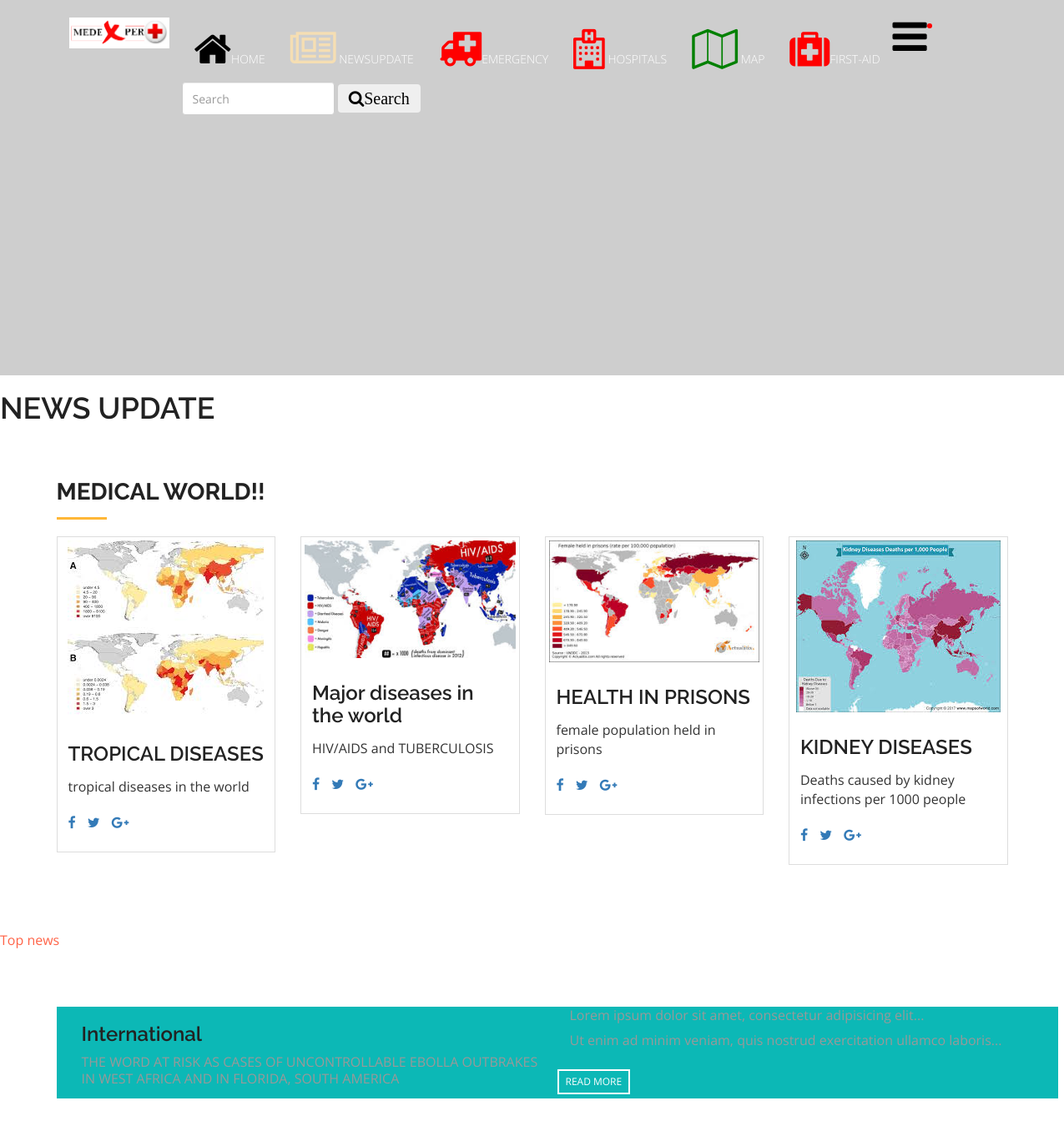
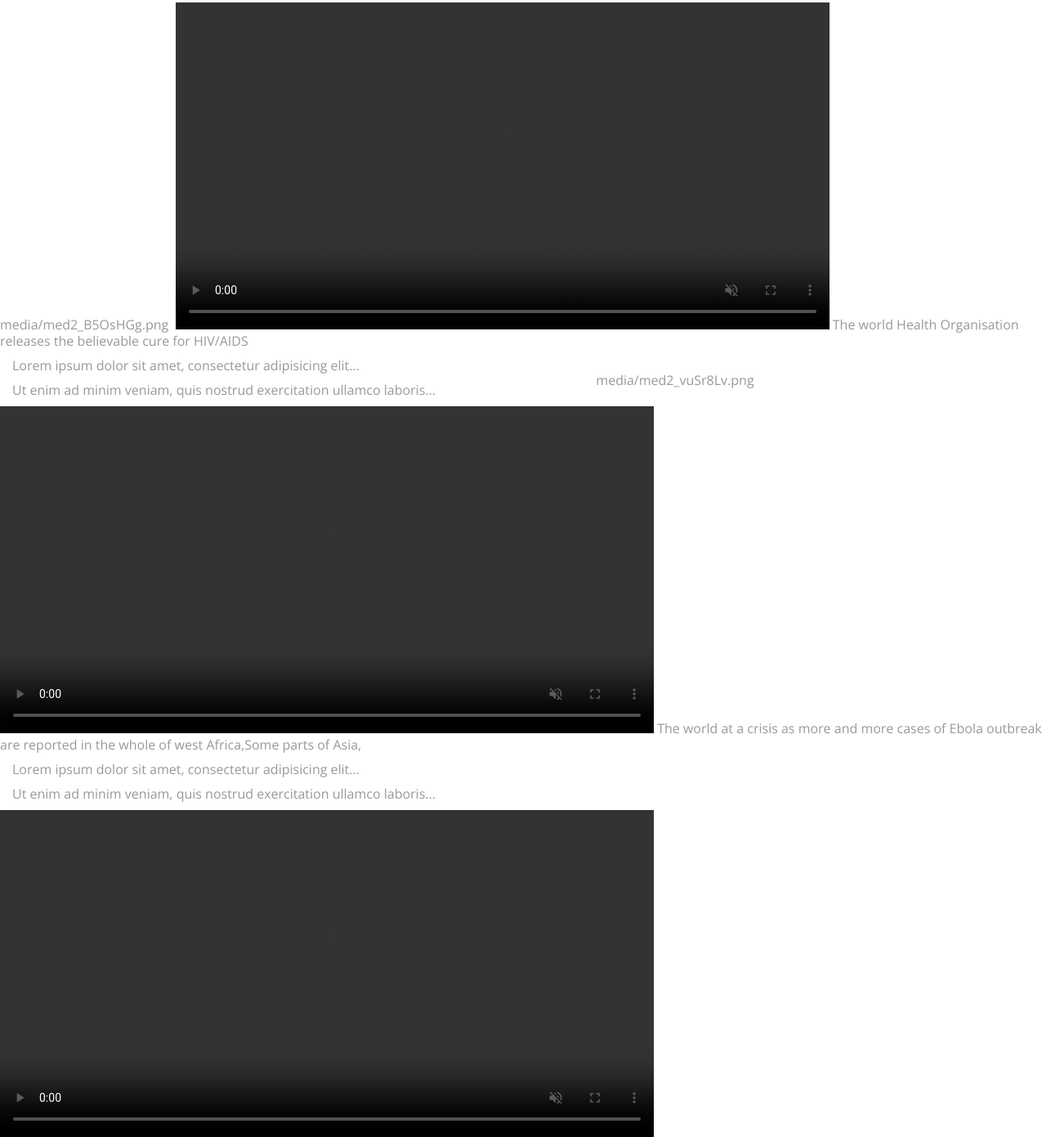
Screenshot of /medexpert/update/ with the database file from the repository (2 pictures, top to bottom).
### medexpert/models.py (models this page shows)
class Updates(models.Model):
    update_text = models.CharField(max_length=1000)
    pub_date = models.DateTimeField(auto_now_add=True)
    image = models.ImageField(upload_to='media', blank=True)
    video = models.FileField(upload_to='media', blank=True)

### medexpert/views.py (the view)
# urls.py: path('update/', views.updateview, name='updateview'),
def updateview(request):
    latest_updates=get_list_or_404(Updates)
    print(latest_updates)
    context= {'latest_updates': latest_updates }
    return render(request,'medexpert/index.html',context)

### medexpert/templates/medexpert/index.html (shortened to what this page needs)
{% extends 'base.html' %}
{% load static %}
{% block body %}
<h1>NEWS UPDATE</h1>
{% load static %}
<div class="world">
 <section id="doctor-team" class="section-padding">
    <div class="container">
      <div class="row">
        <div class="col-md-12">
          <h2 class="ser-title">MEDICAL WORLD!!</h2>
          <hr class="botm-line">
        </div>
        <div class="col-md-3 col-sm-3 col-xs-6">
          <div class="thumbnail">
                        <img src="{% static 'medexpert/img/map2.jfif' %}" alt="..." class="team-img">
            <div class="caption">
              <h3>TROPICAL DISEASES</h3>
              <p>tropical diseases in the world</p>
              <ul class="list-inline">
                <li><a href="#"><i class="fa fa-facebook"></i></a></li>
                <li><a href="#"><i class="fa fa-twitter"></i></a></li>
                <li><a href="#"><i class="fa fa-google-plus"></i></a></li>
              </ul>
            </div>
          </div>
        </div>
        <div class="col-md-3 col-sm-3 col-xs-6">
          <div class="thumbnail">
                        <img src="{% static 'medexpert/img/map3.jfif' %}" alt="..." class="team-img">
            <div class="caption">
              <h3>Major diseases in the world</h3>
              <p>HIV/AIDS and TUBERCULOSIS</p>
              <ul class="list-inline">
                <li><a href="#"><i class="fa fa-facebook"></i></a></li>
                <li><a href="#"><i class="fa fa-twitter"></i></a></li>
                <li><a href="#"><i class="fa fa-google-plus"></i></a></li>
              </ul>
            </div>
          </div>
        </div>
        <div class="col-md-3 col-sm-3 col-xs-6">
          <div class="thumbnail">
                        <img src="{% static 'medexpert/img/map4.jfif' %}" alt="..." class="team-img">
            <div class="caption">
              <h3>HEALTH IN PRISONS</h3>
              <p>female population held in prisons</p>
              <ul class="list-inline">
                <li><a href="#"><i class="fa fa-facebook"></i></a></li>
                <li><a href="#"><i class="fa fa-twitter"></i></a></li>
                <li><a href="#"><i class="fa fa-google-plus"></i></a></li>
              </ul>
            </div>
          </div>
        </div>
        <div class="col-md-3 col-sm-3 col-xs-6">
          <div class="thumbnail">
            <img src="{% static 'medexpert/img/map5.jfif' %}" alt="..." class="team-img">
            <div class="caption">
              <h3>KIDNEY DISEASES</h3>
              <p>Deaths caused by kidney infections per 1000 people</p>
              <ul class="list-inline">
                <li><a href="#"><i class="fa fa-facebook"></i></a></li>
                <li><a href="#"><i class="fa fa-twitter"></i></a></li>
                <li><a href="#"><i class="fa fa-google-plus"></i></a></li>
              </ul>
            </div>
          </div>
        </div>
      </div>
    </div>
  </section>
</div>
<p  style="color:tomato">Top news</p>
  <section id="cta-1" class="section-padding">
    <div class="container">
        <div class="schedule-tab">
          <div class="col-md-6 col-sm-8 bor-left">
<div class="container">
  <div class="row">
    <div class="col-sm-6">
      <h3>International</h3>
        {% for updates in latest_updates %}
                              {{ updates.update_text }}
    </div>
    <div class="col-sm-6">
      <p>Lorem ipsum dolor sit amet, consectetur adipisicing elit...</p>
      <p>Ut enim ad minim veniam, quis nostrud exercitation ullamco laboris...</p>
    </div>
              <a href="#" class="medi-info-btn">READ MORE</a>
            </div>
          </div>
          </div>
        </div>
    </div>
  </section>
{{ updates.image }}
            <video controls width="800"; autoplay loop muted playsinline>
                <source src="{% static 'media/media/med1.mp4' %}" type="video/mp4">
            </video>
{% endfor %}
{% endblock %}

### medexpert/static/medexpert/css/style.css (style rules this page uses)
body { font-family: 'Open Sans', sans-serif; line-height: 20px; color: #999999; font-size: 300; font-size: 16px; }
ol, ul { list-style: none; }
h1, h2, h3, h4, h5, h6 { font-family: 'Raleway', sans-serif; font-weight: 600; color: #222222; }
a, a:hover, a:focus, a:active { outline: none; }
.section-padding { padding: 60px 50px; }
h2 { line-height: 20px; margin: 0; font-size: 28px; font-weight: 700; text-transform: uppercase; }
hr.botm-line { height: 3px; width: 60px; background: #ffb737; position: relative; border: 0; margin: 20px 0 20px 0; }
.schedule-tab { background-color: #0CB8B6; float: left; }
.medi-info-btn, .medi-info-btn:hover, .medi-info-btn:focus { margin: 15px 0px 5px; display: inline-block; border: solid white 2px; padding: 3px 8px; font-size: 12px; color: #fff; font-weight: 400 !important; cursor: pointer; }
.thumbnail { border-radius: 0px; }
.caption h3 { padding-bottom: 5px; }
.caption p { padding-bottom: 10px; }

### rows the page displays
Updates: update_text "THE WORD AT RISK AS CASES OF UNCONTROLLABLE EBOLLA OUTBRAKES IN WEST AFRICA AND IN FLORIDA, SOUTH AMERICA", image "media/med2_B5OsHGg.png"
Updates: update_text "The world Health Organisation releases the believable cure for HIV/AIDS", image "media/med2_vuSr8Lv.png"
Updates: update_text "The world at a crisis as more and more cases of Ebola outbreak are reported in the whole of west Africa,Some parts of Asia,"
